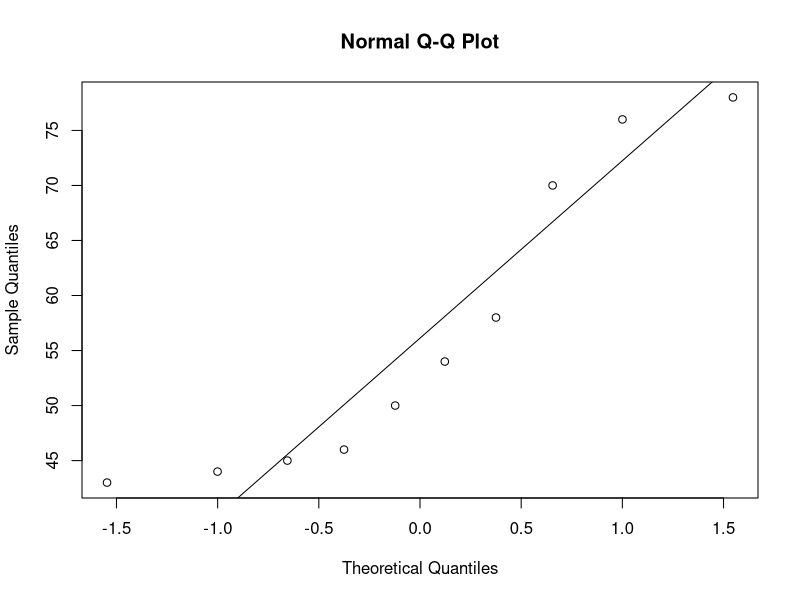
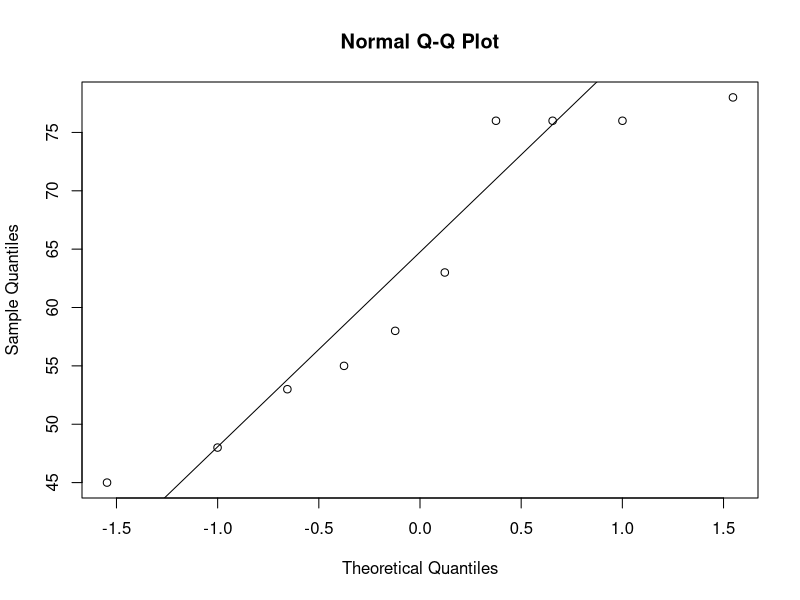
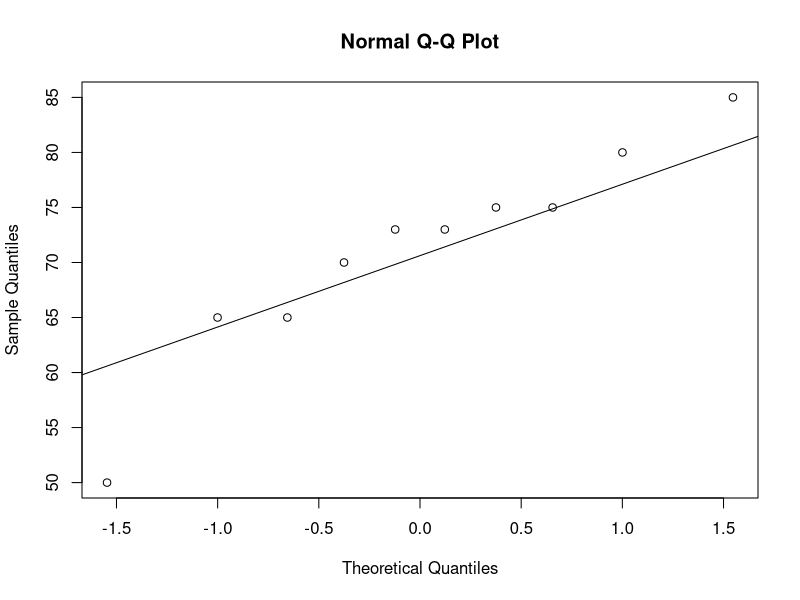
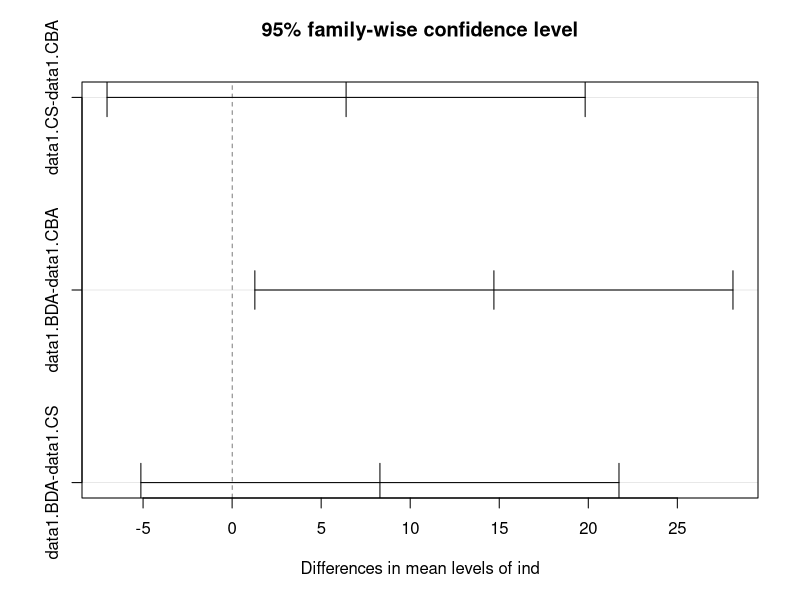
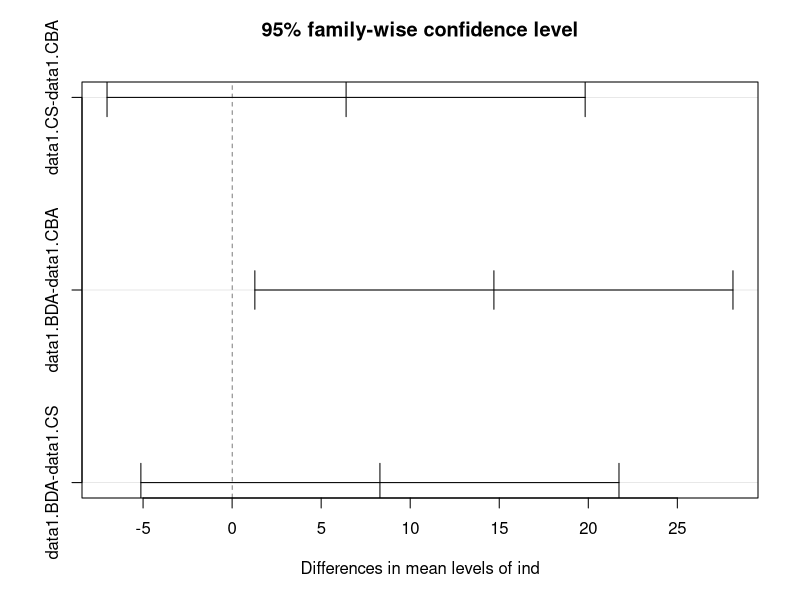

Source code (R) for these figures, in order:
## ---- chunk 1
knitr::opts_chunk$set(echo = TRUE)
## ---- chunk 2
data1 <- read.csv('One-Way(Rp).csv')
data1
## ---- chunk 3
result <- shapiro.test(data1$CBA)
result

result <- shapiro.test(data1$CS)
result

result <- shapiro.test(data1$BDA)
result
## ---- chunk 4
qqnorm(data1$CBA)
qqline(data1$CBA, distribution=qnorm)

qqnorm(data1$CS)
qqline(data1$CS, distribution=qnorm) 

qqnorm(data1$BDA)
qqline(data1$BDA, distribution=qnorm) 
## ---- chunk 5
result <- data.frame(data1$CBA,data1$CS,data1$BDA)
res.var <- bartlett.test(list(data1$CBA,data1$CS,data1$BDA))
res.var
## ---- chunk 6
st_result <- stack(result)
res <- oneway.test(values~ind, data = st_result)
res
## ---- chunk 7
res.anova <- aov(values~ind, data = st_result)
summary(res.anova)
TK <- TukeyHSD(res.anova)
TK
plot(TK)
## ---- chunk 8
model1 <- lm(values ~ ind,data=st_result)
anova(model1)

tk1 <- TukeyHSD(aov(model1))
tk1
plot(tk1)
